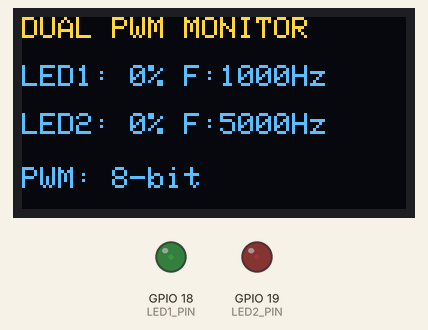
A program run on a simulated ESP32. Shown: 128×64 one-colour display, output pins drawn as LEDs (lit = HIGH). The OLED is the two-colour kind (top 16 rows yellow); what the program prints to the serial monitor is not drawn.

Above: at 0.45 s.
At 10.06 s:
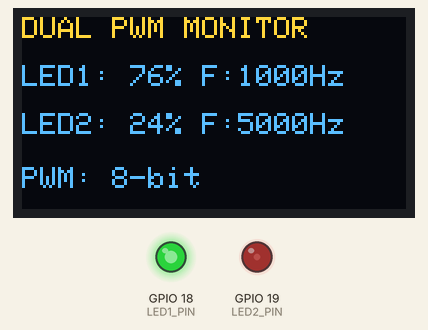
At 19.97 s:
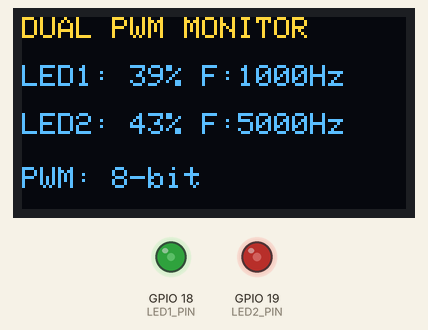
At 39.79 s:
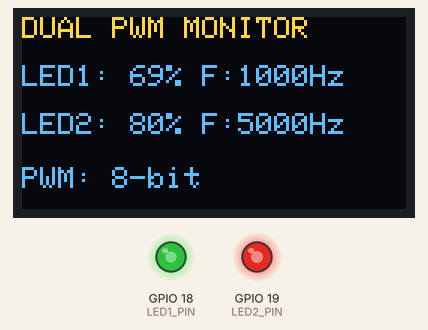
Timing chart, 0 to 40.0 s (numbered marks = the images above):
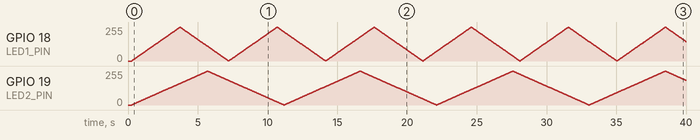

The program:

main.cpp
```cpp
//Tayyaba_1094
//IoT embedded sysytems
// Dual LED PWM with independent fading and OLED monitor
#include <Arduino.h>
#include <Wire.h>
#include <Adafruit_GFX.h>
#include <Adafruit_SSD1306.h>

// LED pins
const int LED1_PIN = 18;
const int LED2_PIN = 19;

// Hardware PWM Channels (0 to 15 are available on ESP32)
const int LED1_CHANNEL = 0;
const int LED2_CHANNEL = 1;

// Different PWM frequencies
const uint32_t LED1_FREQ = 1000;
const uint32_t LED2_FREQ = 5000;

// 8-bit resolution: duty values from 0 to 255
const int PWM_RESOLUTION = 8;
const int MAX_DUTY = 255;

// OLED settings
#define SCREEN_WIDTH 128
#define SCREEN_HEIGHT 64
#define OLED_RESET -1
#define OLED_ADDRESS 0x3C

Adafruit_SSD1306 display(SCREEN_WIDTH, SCREEN_HEIGHT, &Wire, OLED_RESET);

// Current duty-cycle values
int duty1 = 0;
int duty2 = 0;

// Independent fading directions
int direction1 = 1;
int direction2 = 1;

// Non-blocking update timers
unsigned long lastFade1 = 0;
unsigned long lastFade2 = 0;
unsigned long lastOLED = 0;

// Time intervals (in milliseconds) for execution pacing
const unsigned long FADE_INTERVAL_1 = 12;
const unsigned long FADE_INTERVAL_2 = 20;
const unsigned long OLED_INTERVAL = 150;

// Function to update the text information shown on the OLED screen
void updateOLED() {
    display.clearDisplay();
    display.setTextColor(SSD1306_WHITE);

    // Print Header Title
    display.setTextSize(1);
    display.setCursor(0, 0);
    display.println("DUAL PWM MONITOR");

    // Print LED 1 Data
    display.setCursor(0, 16);
    display.print("LED1: ");
    //convert range into 0%-100%
    display.print((duty1 * 100 + 127) / 255);
    display.print("% F:");
    // Read the actual live hardware frequency
    display.print(ledcReadFreq(LED1_CHANNEL));
    display.println("Hz");

    // Print LED 2 Data
    display.setCursor(0, 32);
    display.print("LED2: ");
    display.print((duty2 * 100 + 127) / 255);
    display.print("% F:");
    display.print(ledcReadFreq(LED2_CHANNEL));
    display.println("Hz");

    display.setCursor(0, 50);
    display.println("PWM: 8-bit");

    display.display();
}

// Function to update the duty cycle of a given LED channel with independent fading
void updateFade(int &duty, int &direction, int ledChannel) {
    duty += direction;

    // Reverse fading direction if maximum or minimum thresholds are reached
    if (duty >= MAX_DUTY) {
        duty = MAX_DUTY;
        direction = -1;
    } else if (duty <= 0) {
        duty = 0;
        direction = 1;
    }

    // Apply the calculated brightness to the PWM hardware channel
    ledcWrite(ledChannel, duty);
}

void setup() {
    Serial.begin(115200);
    delay(200);

    Wire.begin(21, 22);

    // Configure PWM channels and attach them to physical pins
    ledcSetup(LED1_CHANNEL, LED1_FREQ, PWM_RESOLUTION);
    ledcAttachPin(LED1_PIN, LED1_CHANNEL);

    ledcSetup(LED2_CHANNEL, LED2_FREQ, PWM_RESOLUTION);
    ledcAttachPin(LED2_PIN, LED2_CHANNEL);

    // Set initial duty cycles to 0 (off)
    ledcWrite(LED1_CHANNEL, 0);
    ledcWrite(LED2_CHANNEL, 0);

    // Initialize OLED display
    if (!display.begin(SSD1306_SWITCHCAPVCC, OLED_ADDRESS)) {
        Serial.println("ERROR: OLED initialization failed.");
        while (true) {
            delay(1000);
        }
    }

    display.clearDisplay();
    updateOLED();

    // Print initial status to Serial Monitor
    Serial.println("Dual LED PWM and OLED monitor ready.");
    Serial.printf("LED1 frequency: %lu Hz\n", (unsigned long)ledcReadFreq(LED1_CHANNEL));
    Serial.printf("LED2 frequency: %lu Hz\n", (unsigned long)ledcReadFreq(LED2_CHANNEL));
}

void loop() {
    unsigned long now = millis();

    // Update fading for LED1 and LED2 independently based on their respective intervals
    if (now - lastFade1 >= FADE_INTERVAL_1) {
        lastFade1 = now;
        updateFade(duty1, direction1, LED1_CHANNEL);
    }

    if (now - lastFade2 >= FADE_INTERVAL_2) {
        lastFade2 = now;
        updateFade(duty2, direction2, LED2_CHANNEL);
    }

    // Non-blocking timer block for the OLED Display Refresh
    if (now - lastOLED >= OLED_INTERVAL) {
        lastOLED = now;
        updateOLED();
    }
}
```
